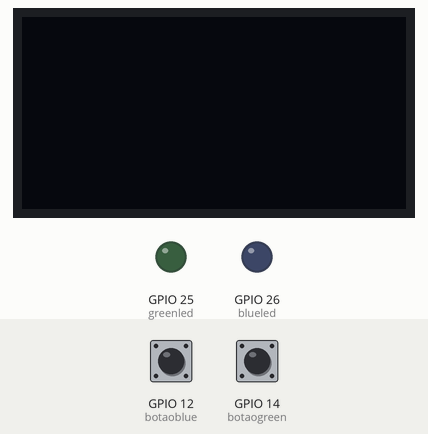
Recording of a program running on a simulated ESP32 board running MicroPython. On the bench: 128×64 one-colour display, output pins drawn as LEDs (lit = HIGH). Wiring (from the project's diagram.json): blue button on GPIO 12, green button on GPIO 14, green LED on GPIO 25, blue LED on GPIO 26. Dashed ring = blinking. The inputs (shaded band) are chosen by the test bench; at power-on: GPIO 12 (botaoblue) HIGH, GPIO 14 (botaogreen) HIGH. Library files of the repository ran but are not shown: ssd1306.py.

Above: at 1.2 s.
1.3 s: GPIO 12 (botaoblue) pulled LOW for 0.15 s
At 2.3 s:
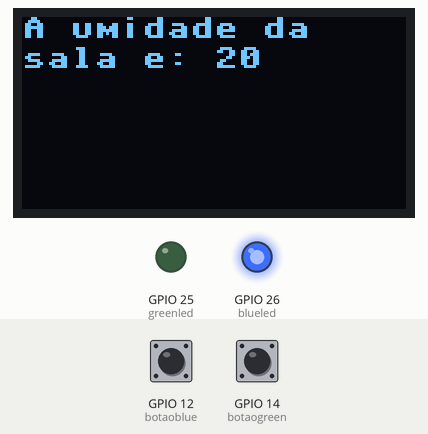
2.9 s: GPIO 14 (botaogreen) pulled LOW for 0.15 s
At 3.6 s:
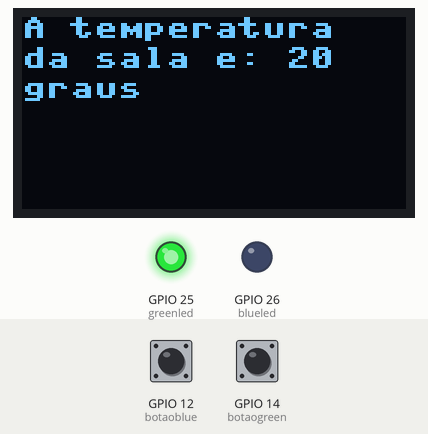
4.5 s: GPIO 12 (botaoblue) pulled LOW for 1 s
At 4.8 s:
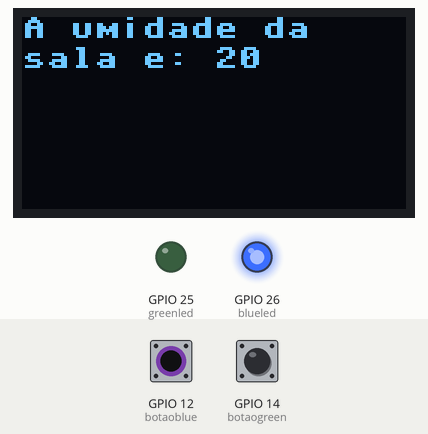
7.0 s: GPIO 14 (botaogreen) pulled LOW for 1 s
At 7.9 s:
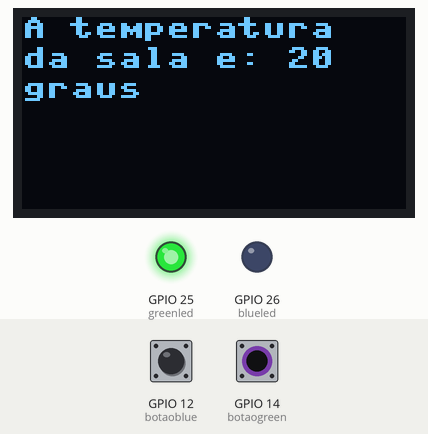
9.5 s: GPIO 12 (botaoblue) driven LOW and GPIO 14 (botaogreen) driven LOW
At 10.4 s:
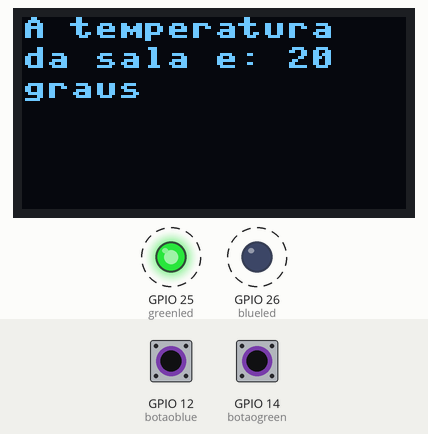
Timing chart, 0 to 61.8 s (numbered marks = the images above; inputs shaded):
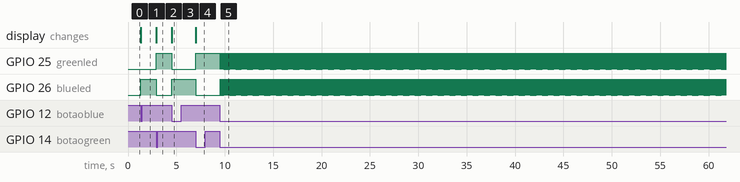

The program:

main.py
```python
from machine import Pin, I2C
import ssd1306
import machine

botaoblue = machine.Pin(12, machine.Pin.IN, machine.Pin.PULL_UP)
botaogreen = machine.Pin(14, machine.Pin.IN, machine.Pin.PULL_UP)
blueled = machine.Pin(26, machine.Pin.OUT)
greenled = machine.Pin(25, machine.Pin.OUT)

i2c = I2C(0, scl=Pin(22), sda=Pin(21))

largura = 128
altura = 64

tela = ssd1306.SSD1306_I2C(largura, altura, i2c)
while True:
    estado = botaoblue.value()
    estado1 = botaogreen.value()
    if estado == 0:
        tela.fill(0)
        tela.text('A umidade da', 0, 0)
        tela.text('sala e: 20', 0, 10)
        tela.show()
        blueled.value(1)
        greenled.value(0)

    if estado1 == 0:
        tela.fill(0)
        tela.text('A temperatura', 0, 0)
        tela.text('da sala e: 20', 0, 10)
        tela.text('graus', 0, 20)
        tela.show()
        greenled.value(1)
        blueled.value(0)     
```

Measured:
- after the input at 1.3 s, GPIO 26 (blueled): LOW → HIGH at once; the display: changes at once (image 1)
- after the input at 2.9 s, GPIO 25 (greenled): LOW → HIGH at once; GPIO 26 (blueled): HIGH → LOW at once; the display: changes at once (image 2)
- after the input at 4.5 s, GPIO 25 (greenled): HIGH → LOW at once; GPIO 26 (blueled): LOW → HIGH at once; the display: changes at once (image 3)
- after the input at 7.0 s, GPIO 25 (greenled): LOW → HIGH at once; GPIO 26 (blueled): HIGH → LOW at once; the display: changes at once (image 4)
- after the input at 9.5 s, GPIO 25 (greenled), GPIO 26 (blueled): alternates HIGH for 0.02 s and LOW for 0.02 s, starting at once
